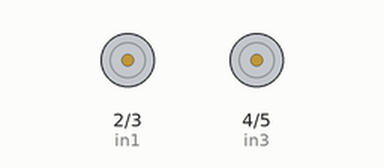
A sketch run on a simulated Arduino Uno, built with avr-gcc and run on an emulated ATmega328P. On the bench: motor-driver pin pairs drawn as motors (green arrow = first pin HIGH = forward, orange = second pin HIGH = backward, longer = more drive, scaled by the enable pin).

Above: at 25.6 s.
Timing chart, 0 to 40.0 s (numbered marks = the images above):
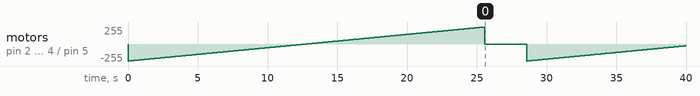

The sketch:

BigLiz_-_Motors-Test.ino
```cpp
// connect arduino pins 2...5 to motor shield in1...in4 (Direction)  and pin 9,10 to EnA,EnB (PWM)
int EnA =  9;
int EnB = 10;
int in1 = 2;
int in2 = 3;
int in3 = 4;
int in4 = 5;

void setup()
{
  enableMotors();
}

void loop()
{
  int value;

  for(value = -255 ; value <= 255; value+=1)
  {
    SetMotorPower(1, value);
    SetMotorPower(2, value);
    delay(50);
  }

  SetMotorPower(1, 0);
  SetMotorPower(2, 0);
  delay(3000);
}

void enableMotors()
{
    pinMode(EnA, OUTPUT);
    pinMode(EnB, OUTPUT);

    pinMode(in1, OUTPUT);
    pinMode(in2, OUTPUT);
    pinMode(in3, OUTPUT);
    pinMode(in4, OUTPUT);
}

// motor - 1 (A) or 2 (b)
// power - -255...+255
void SetMotorPower(int motor, int power)
{
  power = constrain(power, -255, 255);
  int side1, side2, enable;

  switch (motor)
  {
    case 1:
      side1 = in1;
      side2 = in2;
      enable = EnA;
      break;

    case 2:
      side1 = in3;
      side2 = in4;
      enable = EnB;
      break;

    default:
      return;
  }

  if(power == 0)
  {
    digitalWrite(side1, HIGH);    // both HIGH disables the sides
    digitalWrite(side2, HIGH);
    digitalWrite(enable, LOW);    // LOW disables the bridge
  }
  else if(power > 0)
  {
    digitalWrite(side1, HIGH);
    digitalWrite(side2, LOW);
    analogWrite(enable, power);    // PWM
  }
  else
  {
    digitalWrite(side1, LOW);
    digitalWrite(side2, HIGH);
    analogWrite(enable, -power);   // PWM
  }
}
```
